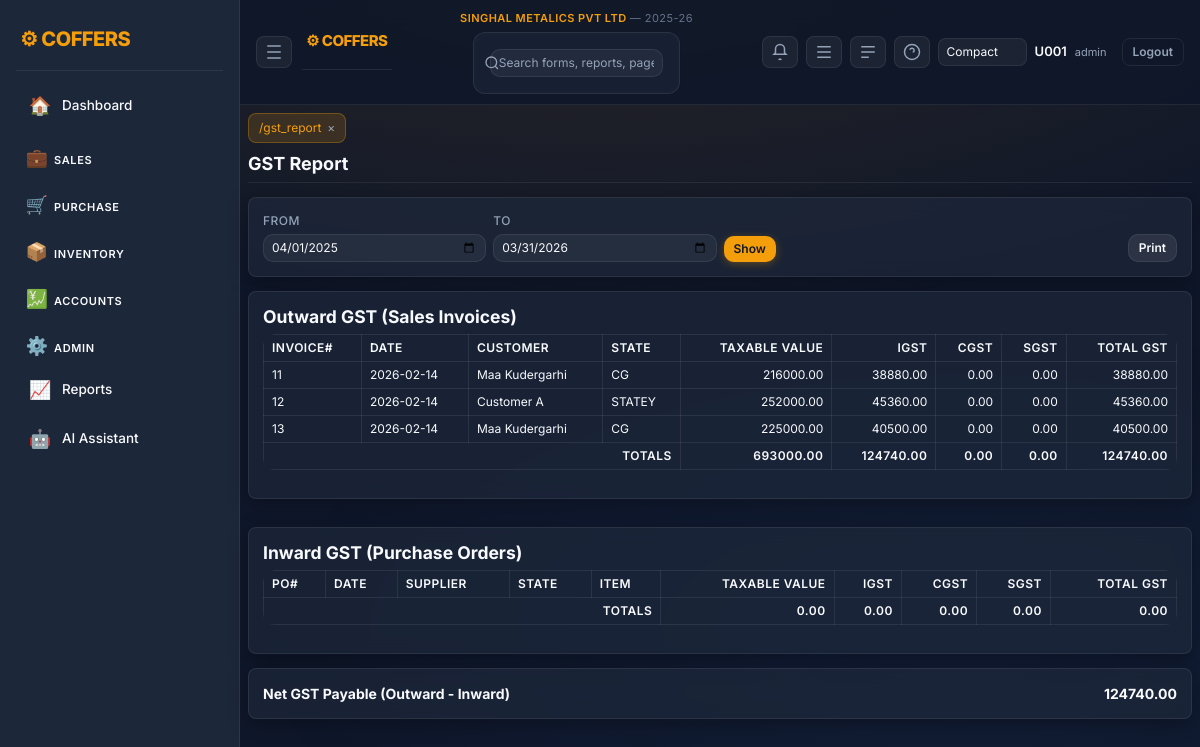
Screenshot of /gst_report (signed in) with the database file from the repository.
### tables this page shows
CREATE TABLE company_mast(
          company_id INTEGER PRIMARY KEY AUTOINCREMENT,
          company_name TEXT,
          short_name TEXT,
          gstin TEXT,
          address TEXT,
          city TEXT,
          state TEXT
        , group_name TEXT, company_logo TEXT, app_logo TEXT);

CREATE TABLE financial_years(
          fy_id INTEGER PRIMARY KEY AUTOINCREMENT,
          company_id INTEGER,
          fy_name TEXT,
          start_date TEXT,
          end_date TEXT
        );

CREATE TABLE sale_invoice_head(
    inv_id INTEGER PRIMARY KEY AUTOINCREMENT,
    la_id INTEGER,
    customer TEXT,
    inv_date TEXT,
    cgst REAL,
    sgst REAL,
    igst REAL,
    total REAL
, company_id INTEGER, division_id INTEGER, fy_id INTEGER);

### app.py (the view, shortened to what this page needs)
@app.route("/gst_report")
def gst_report():
    if "user" not in session:
        return redirect("/")
    con = db()
    today_str = today()
    fy_start = session.get("fy_start")
    fy_end = session.get("fy_end")
    from_date = request.args.get("from") or fy_start or today_str
    to_date = request.args.get("to") or fy_end or today_str
    company_id = session.get("company_id")
    home_state = "GJ"
    gst_rate = 0.18
    sales_raw = con.execute("""
        SELECT h.inv_id,h.inv_date,h.customer,h.total,
               a.state
        FROM sale_invoice_head h
        LEFT JOIN loading_advice_body b ON h.la_id=b.la_id
        LEFT JOIN sale_orders s ON b.so_id=s.so_id
        LEFT JOIN acc_mast a ON s.acc_id=a.acc_id
        WHERE h.company_id=? AND h.inv_date BETWEEN ? AND ?
        GROUP BY h.inv_id,h.inv_date,h.customer,h.total,a.state
        ORDER BY h.inv_date,h.inv_id
    """, (company_id, from_date, to_date)).fetchall()
    sales_rows = []
    out_total_value = 0.0
    out_total_igst = 0.0
    out_total_cgst = 0.0
    out_total_sgst = 0.0
    for r in sales_raw:
        value = float(r["total"] or 0)
        state = (r["state"] or "").strip().upper()
        gst = round(value * gst_rate, 2)
        igst = 0.0
        cgst = 0.0
        sgst = 0.0
        if state and state == home_state.upper():
            cgst = round(gst / 2.0, 2)
            sgst = gst - cgst
        else:
            igst = gst
        out_total_value += value
        out_total_igst += igst
        out_total_cgst += cgst
        out_total_sgst += sgst
        sales_rows.append({
            "inv_id": r["inv_id"],
            "inv_date": r["inv_date"],
            "customer": r["customer"],
            "state": state,
            "value": value,
            "igst": igst,
            "cgst": cgst,
            "sgst": sgst,
        })
    purchase_raw = con.execute("""
        SELECT p.po_id,p.po_date,a.acc_name supplier,a.state,
               i.item_name,p.amount
        FROM purchase_orders p
        JOIN acc_mast a ON p.acc_id=a.acc_id
        JOIN item_mast i ON p.item_id=i.item_id
        WHERE p.company_id=? AND p.po_date BETWEEN ? AND ?
        ORDER BY p.po_date,p.po_id
    """, (company_id, from_date, to_date)).fetchall()
    purchase_rows = []
    in_total_value = 0.0
    in_total_igst = 0.0
    in_total_cgst = 0.0
    in_total_sgst = 0.0
    out_total_gst = out_total_igst + out_total_cgst + out_total_sgst
    in_total_gst = in_total_igst + in_total_cgst + in_total_sgst
    net_gst_payable = out_total_gst - in_total_gst
    return render_template(
        "gst_report.html",
        from_date=from_date,
        to_date=to_date,
        sales_rows=sales_rows,
        purchase_rows=purchase_rows,
        out_total_value=out_total_value,
        out_total_igst=out_total_igst,
        out_total_cgst=out_total_cgst,
        out_total_sgst=out_total_sgst,
        out_total_gst=out_total_gst,
        in_total_value=in_total_value,
        in_total_igst=in_total_igst,
        in_total_cgst=in_total_cgst,
        in_total_sgst=in_total_sgst,
        in_total_gst=in_total_gst,
        net_gst_payable=net_gst_payable,
    )

### app.py (called while the page is built)
def today():
    return date.today().isoformat()

def db():
    con = getattr(g, "_db", None)
    if con is None:
        con = sqlite3.connect(DB)
        con.row_factory = sqlite3.Row
        g._db = con
    return con

def ensure_company_context(con):
    ensure_company_core(con)
    row = con.execute("SELECT company_id,company_name FROM company_mast ORDER BY company_id LIMIT 1").fetchone()
    if row and "company_id" not in session:
        session["company_id"] = row["company_id"]
        session["company_name"] = row["company_name"]
    company_id = session.get("company_id")
    if company_id:
        fy = con.execute("""
            SELECT fy_id,fy_name,start_date,end_date
            FROM financial_years
            WHERE company_id=?
            ORDER BY start_date
        """, (company_id,)).fetchone()
        if fy:
            session.setdefault("fy_id", fy["fy_id"])
            session.setdefault("fy_name", fy["fy_name"])
            session.setdefault("fy_start", fy["start_date"])
            session.setdefault("fy_end", fy["end_date"])

@app.before_request
def enforce_login():
    open_endpoints = {
        "login",
        "logout",
        "static",
        "so_preview", "so_accept", "so_decline",
        "la_preview", "la_accept", "la_decline",
        "po_preview", "po_accept", "po_decline",
        "two_factor",
        "public_rates",
    }
    if request.endpoint in open_endpoints or request.endpoint is None:
        return
    if "user" not in session:
        return redirect("/")
    con = db()
    ensure_company_context(con)
    now = int(time.time())
    last = session.get("last_seen", now)
    if now - last > 1800:
        session.clear()
        return redirect("/")
    session["last_seen"] = now

### templates/gst_report.html (shortened to what this page needs)
{% extends "base.html" %}
{% block content %}
<h3>GST Report</h3>
<form method="get" class="card p-3 mb-3">
  <div class="row g-2 align-items-end">
    <div class="col-12 col-md-3">
      <label>From</label>
      <input type="date" name="from" value="{{ from_date }}" class="form-control">
    </div>
    <div class="col-12 col-md-3">
      <label>To</label>
      <input type="date" name="to" value="{{ to_date }}" class="form-control">
    </div>
    <div class="col-12 col-md-3">
      <button class="btn btn-primary">Show</button>
    </div>
    <div class="col-12 col-md-3 text-end">
      <button type="button" class="btn btn-secondary" onclick="window.print()">Print</button>
    </div>
  </div>
</form>
<div class="row g-3">
  <div class="col-12">
    <div class="card p-3">
      <h5>Outward GST (Sales Invoices)</h5>
      <div class="table-responsive">
        <table class="table table-sm table-bordered">
          <thead>
            <tr>
              <th>Invoice#</th>
              <th>Date</th>
              <th>Customer</th>
              <th>State</th>
              <th class="text-end">Taxable Value</th>
              <th class="text-end">IGST</th>
              <th class="text-end">CGST</th>
              <th class="text-end">SGST</th>
              <th class="text-end">Total GST</th>
            </tr>
          </thead>
          <tbody>
            {% for r in sales_rows %}
            <tr>
              <td>{{ r.inv_id }}</td>
              <td>{{ r.inv_date }}</td>
              <td>{{ r.customer }}</td>
              <td>{{ r.state }}</td>
              <td class="text-end">{{ '%.2f'|format(r.value or 0) }}</td>
              <td class="text-end">{{ '%.2f'|format(r.igst or 0) }}</td>
              <td class="text-end">{{ '%.2f'|format(r.cgst or 0) }}</td>
              <td class="text-end">{{ '%.2f'|format(r.sgst or 0) }}</td>
              <td class="text-end">{{ '%.2f'|format((r.igst or 0) + (r.cgst or 0) + (r.sgst or 0)) }}</td>
            </tr>
            {% endfor %}
          </tbody>
          <tfoot>
            <tr>
              <th colspan="4" class="text-end">Totals</th>
              <th class="text-end">{{ '%.2f'|format(out_total_value or 0) }}</th>
              <th class="text-end">{{ '%.2f'|format(out_total_igst or 0) }}</th>
              <th class="text-end">{{ '%.2f'|format(out_total_cgst or 0) }}</th>
              <th class="text-end">{{ '%.2f'|format(out_total_sgst or 0) }}</th>
              <th class="text-end">{{ '%.2f'|format(out_total_gst or 0) }}</th>
            </tr>
          </tfoot>
        </table>
      </div>
    </div>
  </div>
</div>
<div class="row g-3 mt-3">
  <div class="col-12">
    <div class="card p-3">
      <h5>Inward GST (Purchase Orders)</h5>
      <div class="table-responsive">
        <table class="table table-sm table-bordered">
          <thead>
            <tr>
              <th>PO#</th>
              <th>Date</th>
              <th>Supplier</th>
              <th>State</th>
              <th>Item</th>
              <th class="text-end">Taxable Value</th>
              <th class="text-end">IGST</th>
              <th class="text-end">CGST</th>
              <th class="text-end">SGST</th>
              <th class="text-end">Total GST</th>
            </tr>
          </thead>
          <tfoot>
            <tr>
              <th colspan="5" class="text-end">Totals</th>
              <th class="text-end">{{ '%.2f'|format(in_total_value or 0) }}</th>
              <th class="text-end">{{ '%.2f'|format(in_total_igst or 0) }}</th>
              <th class="text-end">{{ '%.2f'|format(in_total_cgst or 0) }}</th>
              <th class="text-end">{{ '%.2f'|format(in_total_sgst or 0) }}</th>
              <th class="text-end">{{ '%.2f'|format(in_total_gst or 0) }}</th>
            </tr>
          </tfoot>
        </table>
      </div>
    </div>
  </div>
</div>
<div class="card p-3 mt-3">
  <div class="d-flex justify-content-between">
    <div class="fw-bold">Net GST Payable (Outward - Inward)</div>
    <div class="fw-bold">{{ '%.2f'|format(net_gst_payable or 0) }}</div>
  </div>
</div>
{% endblock %}

### templates/base.html (shortened to what this page needs)
<!doctype html>
<html lang="en">
<head>
<link href="https://cdn.jsdelivr.net/npm/bootstrap@5.3.2/dist/css/bootstrap.min.css" rel="stylesheet">
<link href="/static/css/style.css" rel="stylesheet">
</head>
<body>
{% set logged_in = session.user is defined and session.user %}
{% if logged_in %}
  <div class="layout">
    <aside class="sidebar">
      <div class="brand">⚙ COFFERS</div>
      <nav class="menu">
        {% set path = request.path if request else '' %}
        <a href="/dashboard" class="menu-item {% if path.startswith('/dashboard') %}active{% endif %}" title="Dashboard"><span class="icon">🏠</span><span class="label">Dashboard</span></a>
        <div class="menu-group">
          <button class="menu-title collapsible" data-target="group-sales">
            <span class="icon">💼</span><span class="label">Sales</span>
          </button>
        </div>
        <div class="menu-group">
          <button class="menu-title collapsible" data-target="group-purchase">
            <span class="icon">🛒</span><span class="label">Purchase</span>
          </button>
        </div>
        <div class="menu-group">
          <button class="menu-title collapsible" data-target="group-inventory">
            <span class="icon">📦</span><span class="label">Inventory</span>
          </button>
        </div>
        <div class="menu-group">
          <button class="menu-title collapsible" data-target="group-accounts">
            <span class="icon">💹</span><span class="label">Accounts</span>
          </button>
        </div>
        <div class="menu-group">
          <button class="menu-title collapsible" data-target="group-admin">
            <span class="icon">⚙️</span><span class="label">Admin</span>
          </button>
        </div>
        <a href="/control_report" class="menu-item {% if path.startswith('/control_report') %}active{% endif %}" title="Reports"><span class="icon">📈</span><span class="label">Reports</span></a>
        <a href="/ai" class="menu-item {% if path.startswith('/ai') %}active{% endif %}" title="AI Assistant"><span class="icon">🤖</span><span class="label">AI Assistant</span></a>
      </nav>
    </aside>
    <main class="main">
      <header class="topbar">
        <div class="top-left">
          <button class="icon-btn" id="collapseBtn" title="Collapse Sidebar">
            <svg xmlns="http://www.w3.org/2000/svg" width="18" height="18" viewBox="0 0 24 24" fill="none" stroke="currentColor" stroke-width="2"><path d="M3 4h18M3 12h18M3 20h18"/></svg>
          </button>
          <div class="brand" style="font-size:15px">⚙ COFFERS</div>
        </div>
        <div class="top-center">
          <div style="font-size:11px;color:#f59e0b;font-weight:600;letter-spacing:0.04em;margin-bottom:3px">
            {{ session.company_name or 'Company not set' }}
            {% if session.fy_name %}<span style="color:#64748b;font-weight:400"> &mdash; {{ session.fy_name }}</span>{% endif %}
          </div>
          <form class="search-wrap" method="get" action="/search">
            <svg class="search-icon" xmlns="http://www.w3.org/2000/svg" width="16" height="16" viewBox="0 0 24 24" fill="none" stroke="currentColor" stroke-width="2"><circle cx="11" cy="11" r="8"/><path d="m21 21-4.3-4.3"/></svg>
            <input class="search" name="q" placeholder="Search forms, reports, pages…" value="{{ request.args.get('q','') if request else '' }}">
          </form>
        </div>
        <div class="top-right">
          <a href="/notifications" class="icon-btn" id="notifBtn" title="Notifications">
            <svg xmlns="http://www.w3.org/2000/svg" width="18" height="18" viewBox="0 0 24 24" fill="none" stroke="currentColor" stroke-width="2"><path d="M6 8a6 6 0 1 1 12 0v5l2 2H4l2-2Z"/><path d="M13.73 21a2 2 0 0 1-3.46 0"/></svg>
          </a>
          <button class="icon-btn" id="rightToggle" title="AI Pane">
            <svg xmlns="http://www.w3.org/2000/svg" width="18" height="18" viewBox="0 0 24 24" fill="none" stroke="currentColor" stroke-width="2"><path d="M3 5h18M3 12h18M3 19h18"/></svg>
          </button>
          <button class="icon-btn" id="bottomToggle" title="Console">
            <svg xmlns="http://www.w3.org/2000/svg" width="18" height="18" viewBox="0 0 24 24" fill="none" stroke="currentColor" stroke-width="2"><path d="M3 5h18M3 12h18M3 19h10"/></svg>
          </button>
          <div class="dropdown">
            <button class="icon-btn" id="helpBtn">
              <svg xmlns="http://www.w3.org/2000/svg" width="18" height="18" viewBox="0 0 24 24" fill="none" stroke="currentColor" stroke-width="2"><circle cx="12" cy="12" r="10"/><path d="M9.09 9a3 3 0 0 1 5.83 1c0 1.5-1 2-2 2"/><path d="M12 17h.01"/></svg>
            </button>
          </div>
          <select id="densitySelect" class="form-select form-select-sm" style="max-width:120px">
            <option value="compact" {% if session.default_density=='compact' %}selected{% endif %}>Compact</option>
          </select>
          <div class="user">
            <span class="user-name">{{session.user or ''}}</span>
            <span class="user-role">{{session.role or ''}}</span>
            <a href="/logout" class="btn btn-sm btn-outline-light ms-2">Logout</a>
          </div>
        </div>
      </header>
      <section class="content">
        <div id="tabsBar" class="tabs"></div>
{% endif %}
        {% block content %}{% endblock %}
{% if logged_in %}
      </section>
    </main>
  </div>
{% endif %}
</body>
</html>

### rows the page displays
company_mast: company_name "SINGHAL METALICS PVT LTD"
financial_years: fy_name "2025-26", from "04/01/2025", to "03/31/2026"
sale_invoice_head: inv_id "11", inv_date "2026-02-14", customer "Maa Kudergarhi", state "CG", total "216000.00", igst "38880.00", cgst "0.00", sgst "0.00"
sale_invoice_head: inv_id "12", inv_date "2026-02-14", customer "Customer A", state "STATEY", total "252000.00", igst "45360.00", cgst "0.00", sgst "0.00"
sale_invoice_head: inv_id "13", inv_date "2026-02-14", customer "Maa Kudergarhi", state "CG", total "225000.00", igst "40500.00", cgst "0.00", sgst "0.00"

### other values shown
{{ session.user or '' }} "U001"
{{ session.role or '' }} "admin"
{{ '%.2f'|format(out_total_value or 0) }} "693000.00"
{{ '%.2f'|format(out_total_igst or 0) }} "124740.00"
{{ '%.2f'|format(out_total_cgst or 0) }} "0.00"
{{ '%.2f'|format(out_total_sgst or 0) }} "0.00"
{{ '%.2f'|format(out_total_gst or 0) }} "124740.00"
{{ '%.2f'|format(in_total_value or 0) }} "0.00"
{{ '%.2f'|format(in_total_igst or 0) }} "0.00"
{{ '%.2f'|format(in_total_cgst or 0) }} "0.00"
{{ '%.2f'|format(in_total_sgst or 0) }} "0.00"
{{ '%.2f'|format(in_total_gst or 0) }} "0.00"
{{ '%.2f'|format(net_gst_payable or 0) }} "124740.00"
